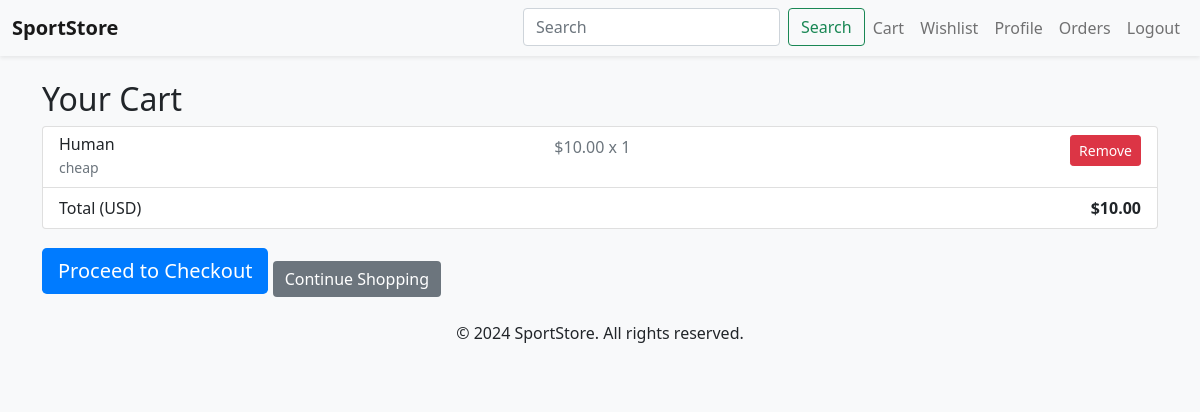
The app's page /cart/ (signed in), older data.
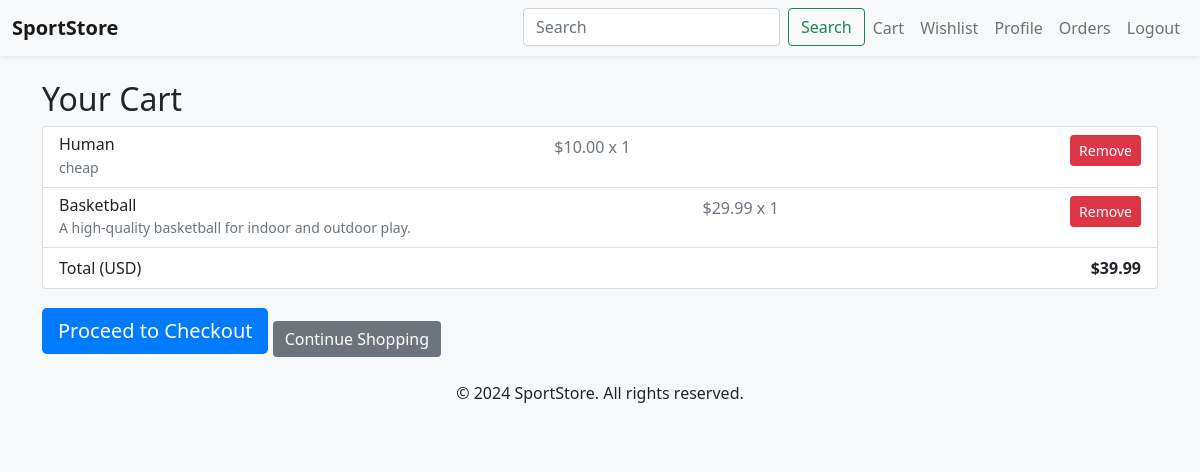
The same page, newer data.
### SportStore/models.py (models this page shows, shortened)
class CartItem(models.Model):
    cart = models.ForeignKey(Cart, related_name='items', on_delete=models.CASCADE)
    product = models.ForeignKey(Product, on_delete=models.CASCADE)
    quantity = models.PositiveIntegerField(default=1)

class Product(models.Model):
    name = models.CharField(max_length=100)
    description = models.TextField()
    price = models.DecimalField(max_digits=10, decimal_places=2)
    image_url = models.URLField(max_length=200, blank=True)
    category = models.CharField(max_length=100, blank=True)
    stock = models.PositiveIntegerField(default=0)
    average_rating = models.FloatField(default=0.0)

### SportStore/views.py (the view)
# urls.py: path('cart/', views.view_cart, name='view_cart'),
@login_required
def view_cart(request):
    cart, created = Cart.objects.get_or_create(user=request.user)
    cart_items = cart.items.all()
    total = sum(item.product.price * item.quantity for item in cart_items)
    return render(request, 'SportStore/cart.html', {'cart': cart, 'total': total})

### templates/SportStore/cart.html (shortened to what this page needs)
{% extends 'SportStore/base.html' %}
{% block content %}
<h2>Your Cart</h2>
{% if cart.items.exists %}
    <ul class="list-group mb-3">
        {% for item in cart.items.all %}
        <li class="list-group-item d-flex justify-content-between lh-condensed">
            <div>
                <h6 class="my-0">{{ item.product.name }}</h6>
                <small class="text-muted">{{ item.product.description }}</small>
            </div>
            <span class="text-muted">${{ item.product.price }} x {{ item.quantity }}</span>
            <form action="{% url 'remove_from_cart' item.id %}" method="post">
                <button type="submit" class="btn btn-danger btn-sm">Remove</button>
            </form>
        </li>
        {% endfor %}
        <li class="list-group-item d-flex justify-content-between">
            <span>Total (USD)</span>
            <strong>${{ total }}</strong>
        </li>
    </ul>
    <a href="{% url 'checkout' %}" class="btn btn-primary btn-lg btn-block">Proceed to Checkout</a>
{% else %}
    <p>Your cart is empty.</p>
{% endif %}
<a href="{% url 'landing' %}" class="btn btn-secondary mt-3">Continue Shopping</a>
{% endblock %}

### templates/SportStore/base.html (shortened to what this page needs)
<!DOCTYPE html>
<html lang="en">
<head>
    {% load static %}
    <link rel="stylesheet" href="https://cdnjs.cloudflare.com/ajax/libs/bootstrap/5.1.3/css/bootstrap.min.css">
    <link rel="stylesheet" href="{% static 'SportStore/css/styles.css' %}">
</head>
<body>
    <nav class="navbar navbar-expand-lg navbar-light bg-light fixed-top shadow-sm">
        <div class="container-fluid">
            <a class="navbar-brand" href="{% url 'landing' %}">SportStore</a>
            <div class="collapse navbar-collapse" id="navbarNav">
                <ul class="navbar-nav ms-auto">
                    <li class="nav-item">
                        <form class="d-flex" method="get" action="{% url 'search' %}">
                            <input class="form-control me-2" type="search" placeholder="Search" aria-label="Search" name="q">
                            <button class="btn btn-outline-success" type="submit">Search</button>
                        </form>
                    </li>
                    {% if user.is_authenticated %}
                        <li class="nav-item">
                            <a class="nav-link" href="{% url 'view_cart' %}">Cart</a>
                        </li>
                        <li class="nav-item">
                            <a class="nav-link" href="{% url 'wishlist' %}">Wishlist</a>
                        </li>
                        <li class="nav-item">
                            <a class="nav-link" href="{% url 'profile' %}">Profile</a>
                        </li>
                        <li class="nav-item">
                            <a class="nav-link" href="{% url 'my_orders' %}">Orders</a>
                        </li>
                        <li class="nav-item">
                            <a class="nav-link" href="{% url 'logout' %}">Logout</a>
                        </li>
                    {% endif %}
                </ul>
            </div>
        </div>
    </nav>
    <div class="container mt-4">
        {% block content %}{% endblock %}
    </div>
    <footer class="bg-light text-center py-4">
        <p>&copy; 2024 SportStore. All rights reserved.</p>
    </footer>
</body>
</html>

### static/SportStore/css/styles.css (style rules this page uses)
body { background-color: #f8f9fa; }
.navbar-brand { font-weight: bold; }
.btn-primary { background-color: #007bff; border: none; }
.btn-secondary { background-color: #6c757d; border: none; }

### templates/SportStore/base.html (style rules this page uses)
body { padding-top: 56px; }

Row changes from the older to the newer data that the page shows:
added CartItem: product.name "Basketball", product.description "A high-quality basketball for indoor and outdoor play.", product.price "29.99", quantity "1"
Text that changed along with them:
{{ total }}: "10.00" → "39.99"
